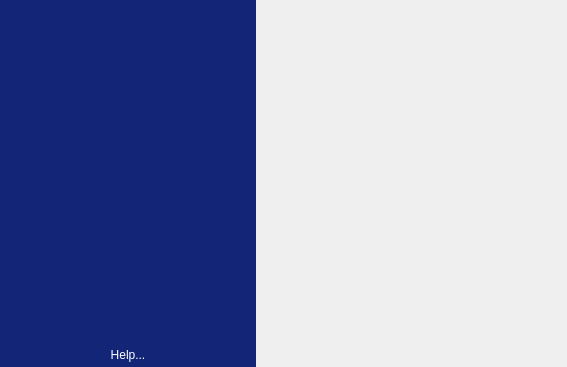
<?xml version="1.0" encoding="UTF-8"?>
<ui version="4.0">
 <class>MainWindow</class>
 <widget class="QMainWindow" name="MainWindow">
  <property name="geometry">
   <rect>
    <x>0</x>
    <y>0</y>
    <width>567</width>
    <height>367</height>
   </rect>
  </property>
  <property name="windowTitle">
   <string>PyFAI Calibration</string>
  </property>
  <widget class="QWidget" name="centralwidget">
   <layout class="QHBoxLayout" name="horizontalLayout" stretch="0,0">
    <property name="spacing">
     <number>0</number>
    </property>
    <property name="margin">
     <number>0</number>
    </property>
    <item>
     <widget class="QWidget" name="widget" native="true">
      <property name="styleSheet">
       <string notr="true">QWidget {
	background: #132577;
}</string>
      </property>
      <layout class="QVBoxLayout" name="verticalLayout">
       <property name="leftMargin">
        <number>0</number>
       </property>
       <property name="topMargin">
        <number>60</number>
       </property>
       <property name="rightMargin">
        <number>0</number>
       </property>
       <property name="bottomMargin">
        <number>0</number>
       </property>
       <item>
        <widget class="QListWidget" name="_list">
         <property name="sizePolicy">
          <sizepolicy hsizetype="Fixed" vsizetype="Expanding">
           <horstretch>0</horstretch>
           <verstretch>0</verstretch>
          </sizepolicy>
         </property>
         <property name="focusPolicy">
          <enum>Qt::NoFocus</enum>
         </property>
         <property name="styleSheet">
          <string notr="true">QListWidget {
	border: 0;
	background: #132577;
}

QListWidget::item {
	height: 40px;
	font: 0 16pt;
	color:white;
	background-color: #132577;
	margin-bottom: 20px;
}

QListWidget::item:selected {
	font: 75 16pt;
	background-color: #4d5ea3;
	color: white;
}
</string>
         </property>
         <property name="verticalScrollBarPolicy">
          <enum>Qt::ScrollBarAlwaysOff</enum>
         </property>
         <property name="horizontalScrollBarPolicy">
          <enum>Qt::ScrollBarAlwaysOff</enum>
         </property>
         <property name="editTriggers">
          <set>QAbstractItemView::NoEditTriggers</set>
         </property>
         <property name="iconSize">
          <size>
           <width>24</width>
           <height>24</height>
          </size>
         </property>
         <property name="uniformItemSizes">
          <bool>true</bool>
         </property>
         <property name="currentRow">
          <number>-1</number>
         </property>
        </widget>
       </item>
       <item>
        <widget class="QPushButton" name="_help">
         <property name="toolTip">
          <string>Open a web browser containing a cookbook for calibration</string>
         </property>
         <property name="styleSheet">
          <string notr="true">QPushButton {
	color: white;
	border: 0;
	margin: 5px;
}</string>
         </property>
         <property name="text">
          <string>Help...</string>
         </property>
        </widget>
       </item>
      </layout>
     </widget>
    </item>
    <item>
     <widget class="QWidget" name="widget_2" native="true">
      <layout class="QHBoxLayout" name="horizontalLayout_2">
       <item>
        <widget class="QStackedWidget" name="_stack">
         <property name="currentIndex">
          <number>-1</number>
         </property>
        </widget>
       </item>
      </layout>
     </widget>
    </item>
   </layout>
  </widget>
 </widget>
 <resources/>
 <connections>
  <connection>
   <sender>_list</sender>
   <signal>currentRowChanged(int)</signal>
   <receiver>_stack</receiver>
   <slot>setCurrentIndex(int)</slot>
   <hints>
    <hint type="sourcelabel">
     <x>237</x>
     <y>218</y>
    </hint>
    <hint type="destinationlabel">
     <x>389</x>
     <y>264</y>
    </hint>
   </hints>
  </connection>
 </connections>
</ui>
